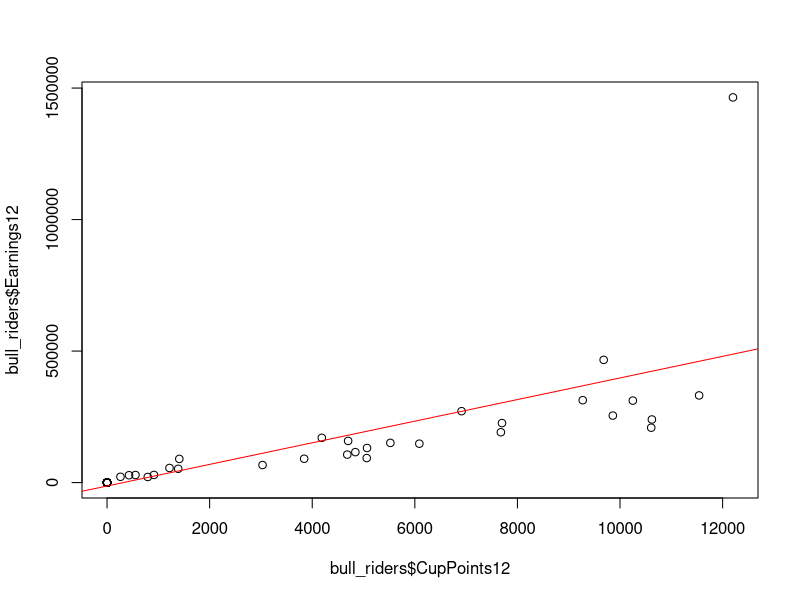

Reproduce this figure in R. (Note: this script raises an error after producing the figure.)
bull_riders = read.csv('BullRiders.csv')

cor(bull_riders$CupPoints12, bull_riders$Earnings12)
plot(bull_riders$CupPoints12, bull_riders$Earnings12)
abline(lm(bull_riders$Earnings12~bull_riders$CupPoints12), col="red")

max_value = max(bull_riders_12$Earnings12)
bull_riders_12_no_outliers =  bull_riders[!(bull_riders$Earnings12 == max_value),]
cor(bull_riders_12_no_outliers$CupPoints12, bull_riders_12_no_outliers$Earnings12)
cor(bull_riders_12_no_outliers$RidePer12, bull_riders_12_no_outliers$Earnings12)

cor(bull_riders$RidePer12, bull_riders$Earnings12)
plot(bull_riders$RidePer12, bull_riders$Earnings12)
abline(lm(bull_riders$Earnings12~bull_riders$RidePer12), col="red")

cor(bull_riders$CupPoints13, bull_riders$Earnings13)
plot(bull_riders$CupPoints13, bull_riders$Earnings13)
abline(lm(bull_riders$Earnings13~bull_riders$CupPoints13), col="red")

cor(bull_riders$RidePer14, bull_riders$Earnings14)
plot(bull_riders$CupPoints14, bull_riders$Earnings14)
abline(lm(bull_riders$Earnings14~bull_riders$CupPoints14), col="red")
